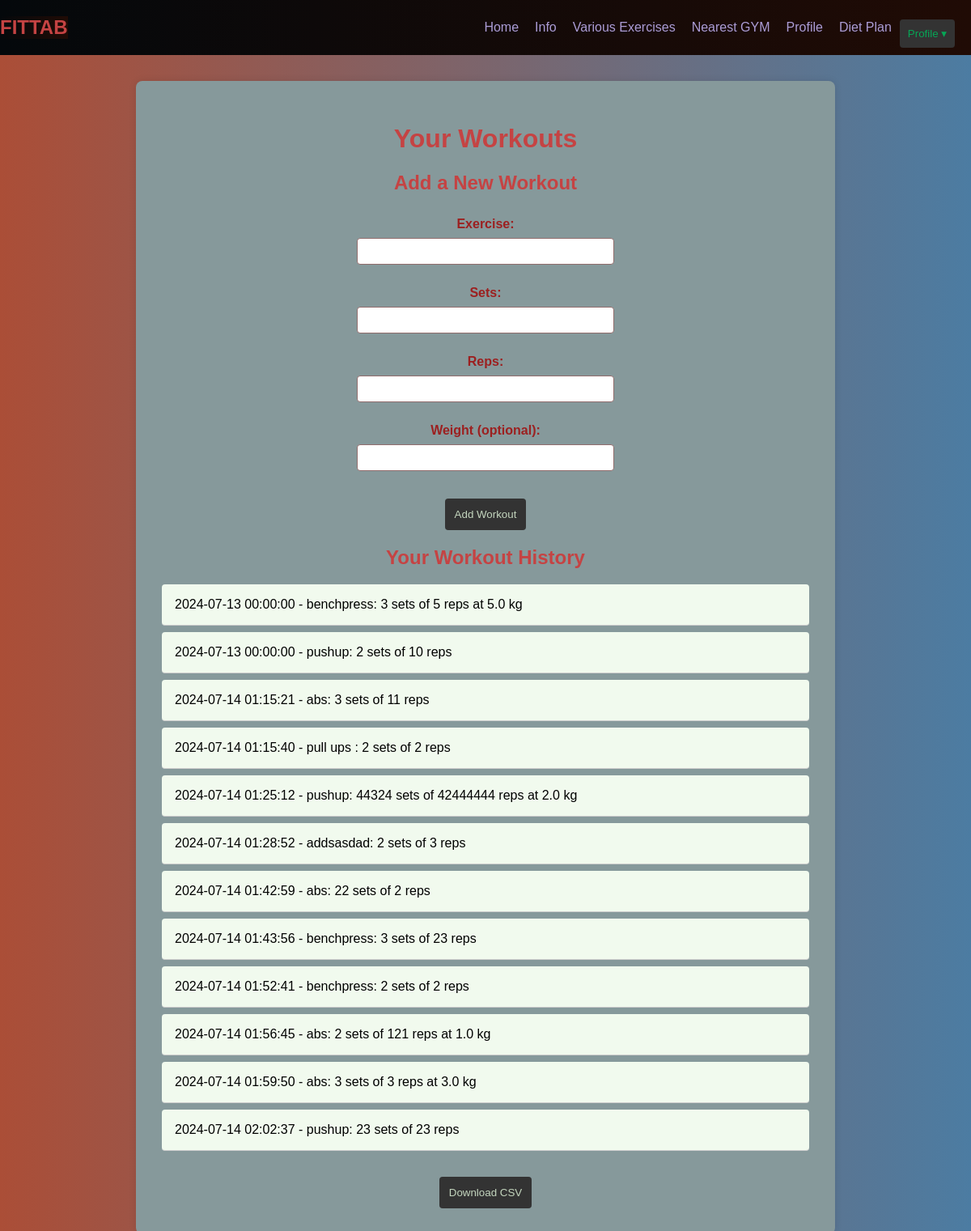
The app's page /workouts (signed in) with its own data.
### app.py (models this page shows, shortened)
class Workout(db.Model):
    id = db.Column(db.Integer, primary_key=True, autoincrement=True)
    user_id = db.Column(db.Integer, db.ForeignKey('user.id'), nullable=False)
    exercise = db.Column(db.String(100), nullable=False)
    sets = db.Column(db.Integer, nullable=False)
    reps = db.Column(db.Integer, nullable=False)
    weight = db.Column(db.Float, nullable=True)
    date = db.Column(db.DateTime, default=datetime.now())
    user = db.relationship('User', back_populates='workouts')
    def to_dict(self):
        return {
            'date': self.date.strftime('%Y-%m-%d %H:%M:%S'),
            'exercise': self.exercise,
            'sets': self.sets,
            'reps': self.reps,
            'weight': self.weight
        }

### app.py (the view, shortened to what this page needs)
@app.route('/workouts', methods=['GET', 'POST'])
def workouts():
    if 'user_id' in session:
        user_id = session['user_id']
        user = User.query.filter_by(id=user_id).first()
        workout_objects = Workout.query.filter_by(user_id=user_id).all()
        workouts = [workout.to_dict() for workout in workout_objects]
        return render_template('workouts.html', user=user, workouts=workouts)
    else:
        return redirect(url_for('index'))

### templates/workouts.html (shortened to what this page needs)
<!DOCTYPE html>
<html lang="en">
<head>
    <link rel="stylesheet" href="{{ url_for('static', filename='style_workout.css') }}">
</head>
<body>
    <nav>
        <h1 style="background: linear-gradient(to left, #200b05, #04080b);">FITTAB</h1>
        <div class="nav-links">
            <a href="{{ url_for('info') }}">Home</a>
            <a href="#">Info</a>
            <a href="{{ url_for('exercise') }}">Various Exercises</a>
            <a href="{{ url_for('nearest_gym') }}">Nearest GYM</a>
            <a href="{{ url_for('profile') }}">Profile</a>
            <a href="/diet">Diet Plan</a>
            <div class="profile-dropdown">
                <button class="profile-button">Profile &#9662;</button>
            </div>
        </div>
    </nav>
    <div class="container">
        <h1>Your Workouts</h1>
        <div>
            <h2>Add a New Workout</h2>
            <form method="POST" action="{{ url_for('workouts') }}">
                <label for="exercise">Exercise:</label>
                <input type="text" id="exercise" name="exercise" required>
                <br>
                <label for="sets">Sets:</label>
                <input type="number" id="sets" name="sets" required>
                <br>
                <label for="reps">Reps:</label>
                <input type="number" id="reps" name="reps" required>
                <br>
                <label for="weight">Weight (optional):</label>
                <input type="number" id="weight" name="weight" step="0.1">
                <br>
                <button type="submit">Add Workout</button>
            </form>
        </div>
        <div>
            <h2>Your Workout History</h2>
            <ul>
                {% for workout in workouts %}
                    <li>{{ workout.date }} - {{ workout.exercise }}: {{ workout.sets }} sets of {{ workout.reps }} reps {% if workout.weight %} at {{ workout.weight }} kg {% endif %}</li>
                {% endfor %}
            </ul>
            <form id="downloadForm" action="{{ url_for('download_workouts') }}" method="post">
                <button type="button" onclick="prepareDownload()">Download CSV</button>
            </form>
        </div>
    </div>
</body>
</html>

### static/style_workout.css (style rules this page uses)
body { color: #333; background: linear-gradient(to right, #ab4e37, #4c7ca2); font-family: Arial, sans-serif; margin: 0; padding: 0; }
nav { background: linear-gradient(to left, #200b05, #04080b); display: flex; justify-content: space-between; align-items: center; list-style-type: none; margin: 0; padding: 0; }
.nav-links { display: flex; align-items: center; margin-left: auto; }
nav a { color: #ab9cd6; text-decoration: none; padding: 10px; }
.profile-dropdown { position: relative; display: inline-block; margin-right: 20px; }
.profile-button { background-color: #333; color: #06a656; border: none; cursor: pointer; padding: 10px; }
.container { max-width: 800px; margin: 2rem auto; padding: 2rem; background-color: #86999b; box-shadow: 0 0 10px rgba(0,0,0,0.1); border-radius: 8px; text-align: left; }
form { display: flex; flex-direction: column; align-items: center; }
label { margin: 0.5rem 0; font-weight: bold; color: #9c2020; }
input[type="text"], input[type="number"] { padding: 0.5rem; border: 1px solid #916d6d; border-radius: 4px; width: 50%; max-width: 300px; }
button { margin-top: 1rem; padding: 0.75rem; background-color: #333; color: #c4d6be; border: none; border-radius: 4px; cursor: pointer; width: fit-content; }
ul { list-style-type: none; padding: 0; }
ul li { background-color: #f1faee; padding: 1rem; border-bottom: 1px solid #ccc; margin-bottom: 0.5rem; border-radius: 4px; color: black; }
h1, h2 { color: #c54343; text-align: center; }

### records on screen
Workout: date "2024-07-13 00:00:00", exercise "benchpress", sets "3", reps "5", weight "5.0"
Workout: date "2024-07-13 00:00:00", exercise "pushup", sets "2", reps "10"
Workout: date "2024-07-14 01:15:21", exercise "abs", sets "3", reps "11"
Workout: date "2024-07-14 01:15:40", exercise "pull ups", sets "2", reps "2"
Workout: date "2024-07-14 01:25:12", exercise "pushup", sets "44324", reps "42444444", weight "2.0"
Workout: date "2024-07-14 01:28:52", exercise "addsasdad", sets "2", reps "3"
Workout: date "2024-07-14 01:42:59", exercise "abs", sets "22", reps "2"
Workout: date "2024-07-14 01:43:56", exercise "benchpress", sets "3", reps "23"
Workout: date "2024-07-14 01:52:41", exercise "benchpress", sets "2", reps "2"
Workout: date "2024-07-14 01:56:45", exercise "abs", sets "2", reps "121", weight "1.0"
Workout: date "2024-07-14 01:59:50", exercise "abs", sets "3", reps "3", weight "3.0"
Workout: date "2024-07-14 02:02:37", exercise "pushup", sets "23", reps "23"
